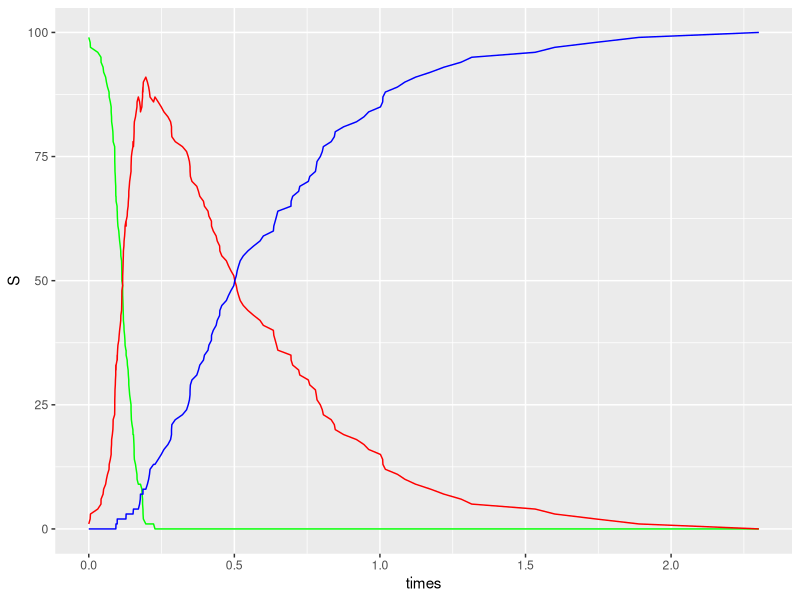

Write the R code that produced this figure.
## ---- chunk 1
knitr::opts_chunk$set(echo = TRUE)
## ---- chunk 2
N <- 100     # total population
T <- 100.0     # maximum elapsed time
t <- 0       # start time
V <- 10.0     # spatial parameter, larger is more "social" distance
alpha <- 4.0 # rate of infection after contact
beta <- 2   # rate of cure
n_I <- 1       # initial infected population
n_R <- 0       # initial recovered population
n_S <- N - n_I # compute susceptible population
## ---- chunk 3
times <- c(t)
S <- c(n_S)
I <- c(n_I)
R <- c(n_R)
## ---- chunk 4
# Main loop
start_time <- Sys.time()
while(t<T) {
  
  if (n_I == 0) {
    break
  }
  w1 <- alpha * n_S * n_I / V # v bigger => w1 smaller
  w2 <- beta * n_I
  W <- w1 + w2
  dt <- -log(runif(1)) / W
  t <- t + dt
  
  if (runif(1) < w1/W) {
    n_S <- n_S - 1
    n_I <- n_I + 1
  } else {
    n_I <- n_I - 1
    n_R <- n_R + 1
  }
  # S[i] <- n_S
  # I[i] <- n_I
  # R[i] <- n_R
  times <- c(times, t)
  S <- c(S, n_S)
  I <- c(I, n_I)
  R <- c(R, n_R)
}
end_time <- Sys.time()
## ---- chunk 5
end_time - start_time
sir_df <- data.frame(time=times, S=S, I=I, R=R)
## ---- chunk 6
library(ggplot2)
ggplot(sir_df)+geom_line(aes(x=times,y=S), color="green")+geom_line(aes(x=times,y=I),color="red")+geom_line(aes(x=time,y=R),color="blue")
